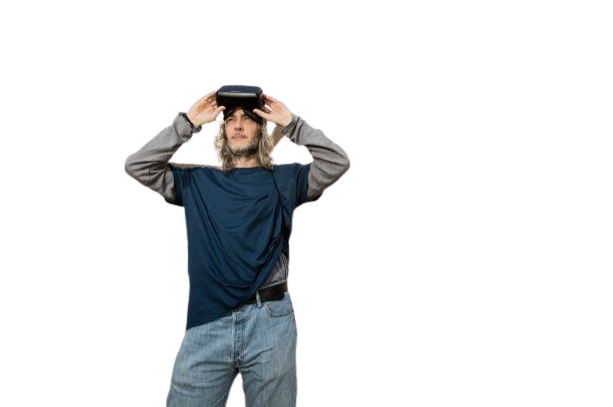
#> input picture data/photos/mask/diego.png, 613 x 407 px, found by its file name
$ python removebg_img_split.py
#> lines starting #> are read from the running program, lines starting #| are printed output that depends on the picture
import imageio
import os

if __name__ == '__main__':
    img_path = 'data/photos_removebg/diego.png'
    out_dir = 'data/photos'

    img_rgba = imageio.imread(img_path)
#> img_rgba is the input picture: shape (407, 613, 4); mean R, G, B, A 12.3, 13.6, 14.8, 38.8
    assert img_rgba.shape[-1] == 4, 'img is not RGBA'
    img_name = os.path.basename(img_path).split('.')[0]

    img_a = img_rgba[..., -1:]
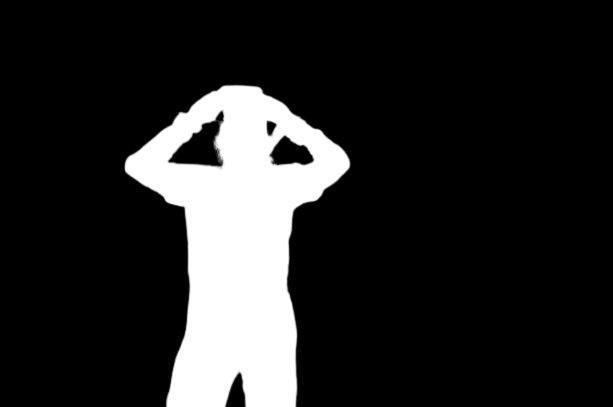
#> img_a: shape (407, 613, 1); min 0, max 255, mean 38.8
    img_rgb = img_rgba[..., :-1]
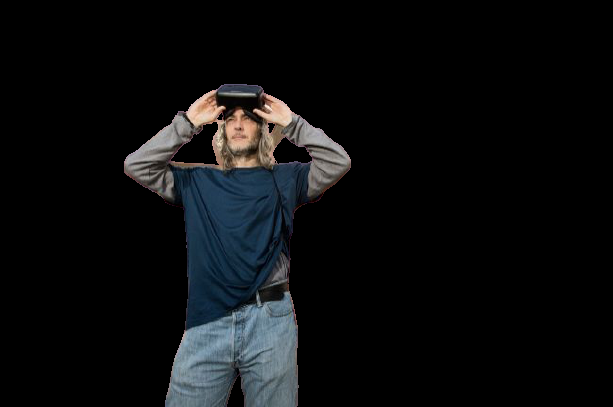
#> img_rgb: shape (407, 613, 3); mean R, G, B 12.3, 13.6, 14.8

    os.makedirs(os.path.join(out_dir, 'mask'), exist_ok=True)
    os.makedirs(os.path.join(out_dir, 'original'), exist_ok=True)

#> (the run stopped early here; a loop or call above may not have finished)
